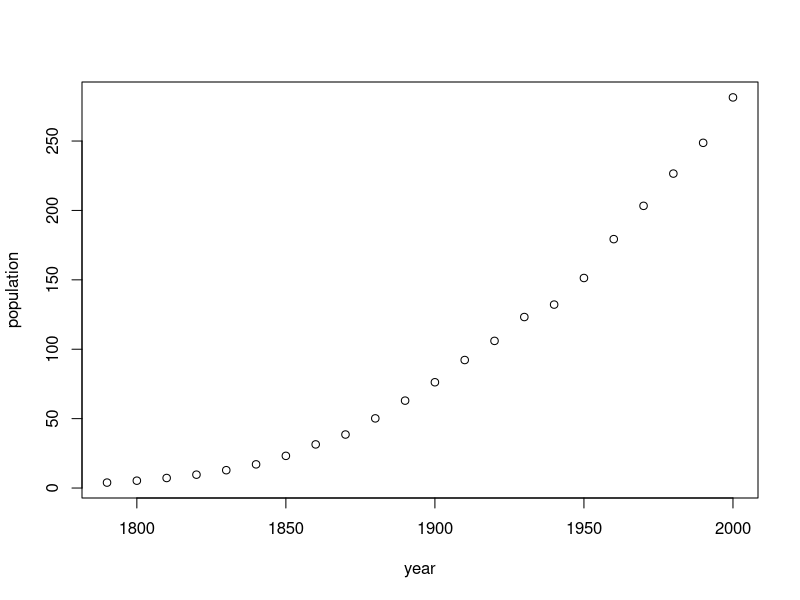
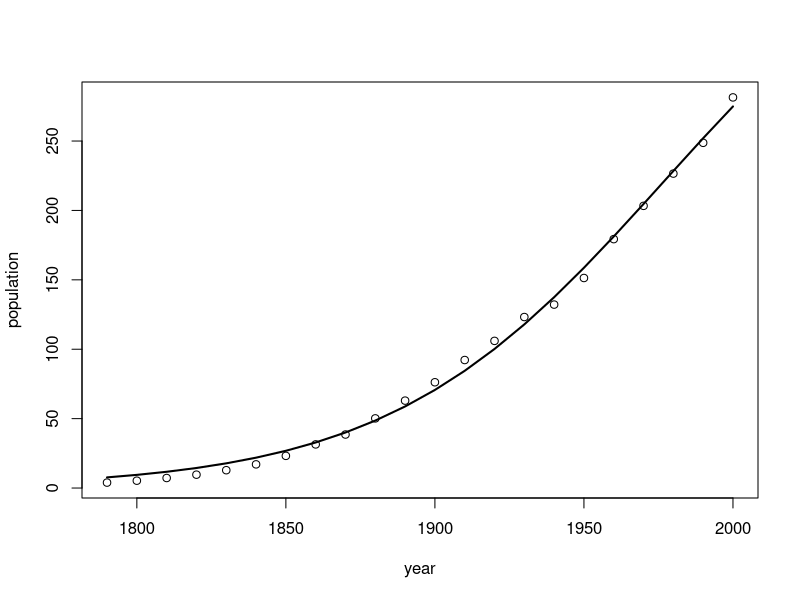
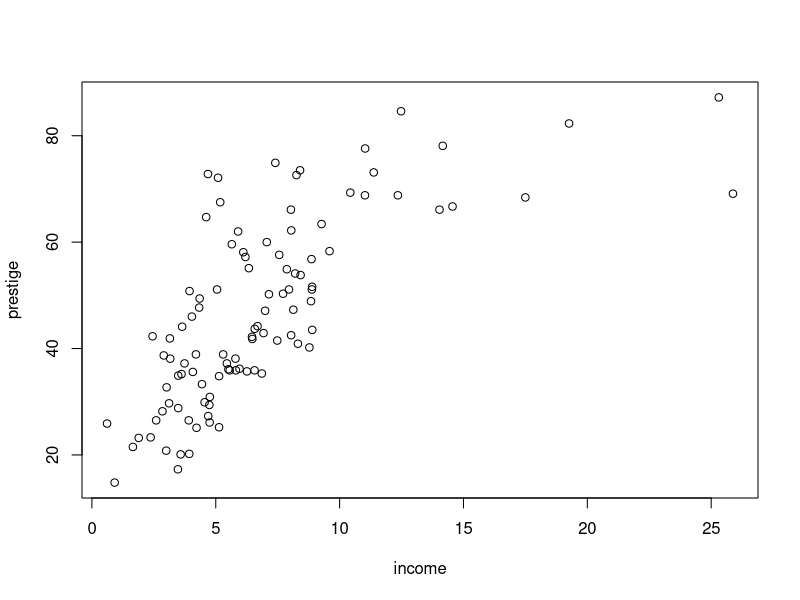
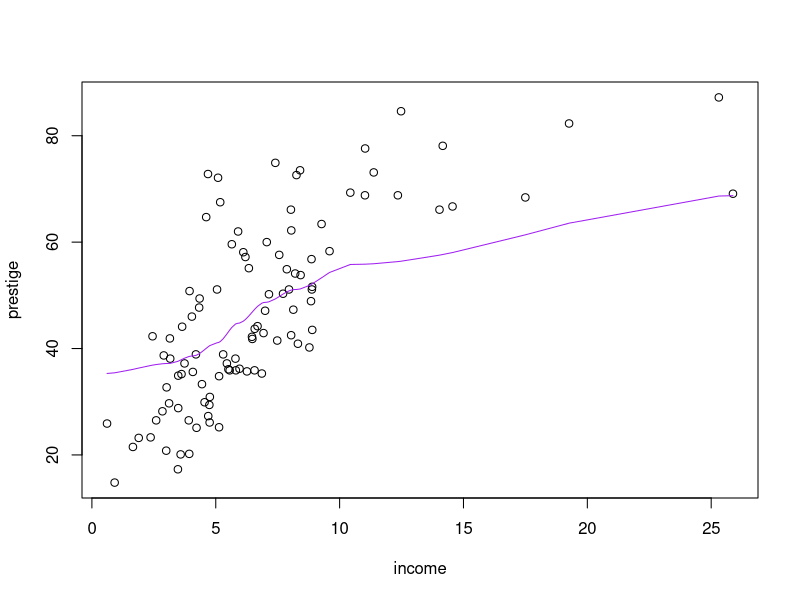
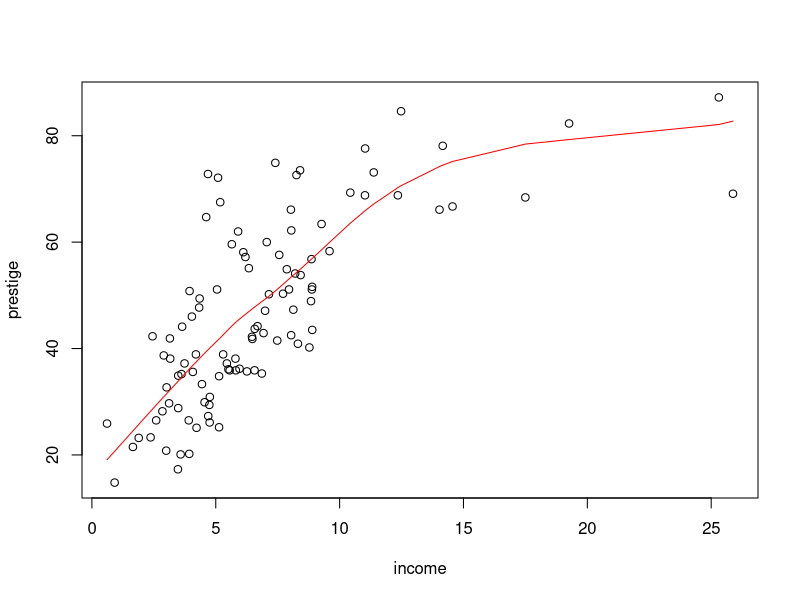
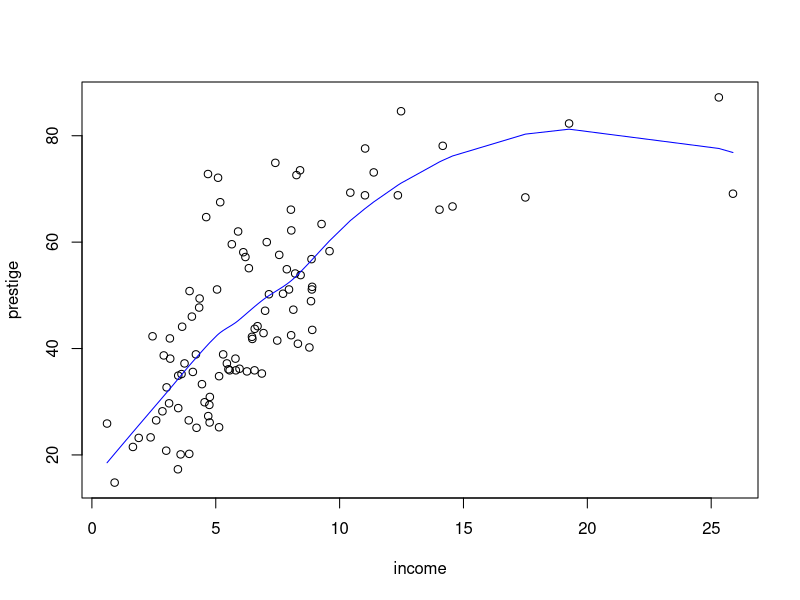
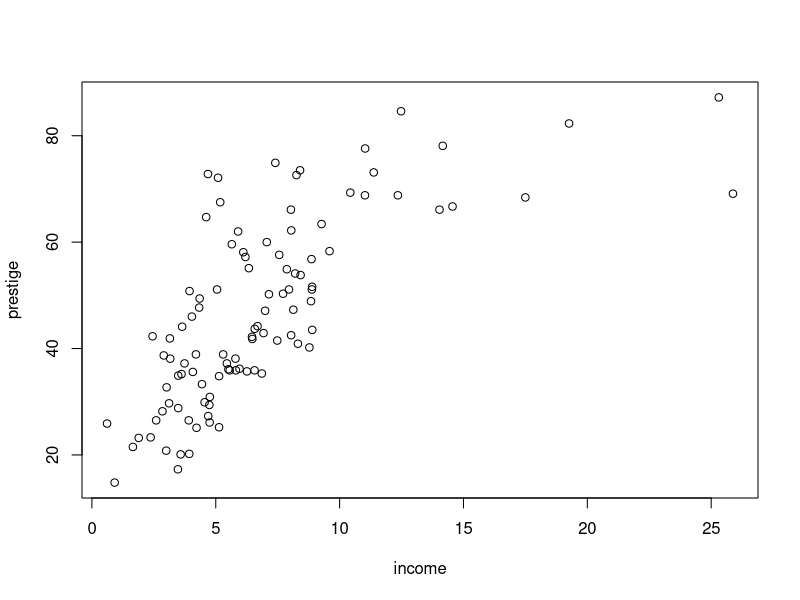
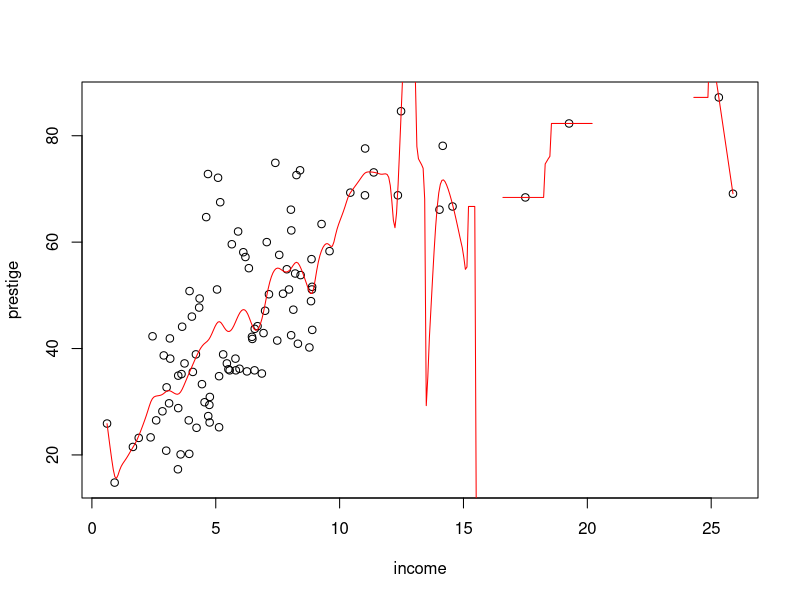

Recreate these plots in R, in order.
### TASK 1:

library(car)
data(USPop)
USPop
attach(USPop)
plot(year, population)

#a)
time=0:21
pop.mod=nls(population~beta1/(1+exp(beta2+beta3*time)),start=list(beta1=350,beta2=4.5,beta3=-0.3),trace=T)

coef(pop.mod)

#       beta1       beta2       beta3
# 440.8331748   4.0324001  -0.2160592

plot(year, population)
lines(year, fitted.values(pop.mod), lwd=2)

#b)

predict(pop.mod,list(time=22.5))
detach(USPop)

#################################################################


### TASK 2:

library(car)
data(Prestige)
Prestige
attach(Prestige)

# Change of scale:

income=income/1000

plot(income,prestige)

# Moving average estimator:

l0=loess(prestige~income,degree=0,span=0.75,family="gaussian")
plot(income,prestige)

or=order(income); x=income[or]; y=l0$fitted[or]; lines(x,y,col="purple")

# Local linear estimator:

l1=loess(prestige~income,degree=1,span=0.75)
plot(income,prestige); y=l1$fitted[or]; lines(x,y,col="red")

# Local quadratic estimator:

l2=loess(prestige~income,degree=2,span=0.75)
plot(income,prestige); y=l2$fitted[or]; lines(x,y,col="blue")

# Local polynomial with normal kernel:

library(KernSmooth); plot(income,prestige)

k1=locpoly(income,prestige,degree=1,kernel="normal",bandwidth=0.25)
plot(income,prestige); lines(k1,col="red")

k1=locpoly(income,prestige,degree=2,kernel="normal",bandwidth=5)
plot(income,prestige); lines(k1,col="red")

k1=locpoly(income,prestige,degree=3,kernel="normal",bandwidth=5)
plot(income,prestige); lines(k1,col="red")


# Spline:

s=smooth.spline(income,prestige)
plot(income,prestige)
lines(s,col="orange")

#################################################################

### TASK 3:
curve1 = function(x) {

4.26*(exp(-x)-4*exp(-2*x)+3*exp(-3*x))

}

n=100
x=runif(n,min=0,max=3.5)
x=sort(x)
e=rnorm(n,0,0.1)
y=curve1(x)+e

yteor=curve1(x)

plot(x,y)
lines(x,yteor)

#NADARAYA-WATSON
est.ksmooth = ksmooth(x,y)


#SPLINE:
est.spline=smooth.spline(x,y)

#LOESS:
est.loess1=loess(y~x)


par(mfrow=c(2,2))

plot(x,y,main="Nadaraya-Watson")
lines(x,yteor)
lines(est.ksmooth,col="red")

plot(x,y,main="Spline")
lines(x,yteor)
lines(est.spline,col="orange")


plot(x,y,main="loess")
lines(x,yteor)
lines(x,est.loess1$fitted,lty=1,col="blue")

#b)
ISE=function(x,y) mean((x-y)^2)

ISE(y,est.loess1$fitted)
ISE(y,est.ksmooth$y)
ISE(y,est.spline$y)

#c)
est.loess01=loess(y~x,span=0.1)
est.loess04=loess(y~x,span=0.4)
est.loess075=loess(y~x,span=0.75)

plot(x,y,main="loess")
lines(x,yteor)
lines(x,est.loess01$fitted,lty=1,col="blue")
lines(x,est.loess04$fitted,lty=1,col="green")
lines(x,est.loess075$fitted,lty=1,col="red")
legend("bottomright",c("span=0.1","span=0.4","span=0.75"),col=c("blue","green","red"),lty=c(1,1,1))




